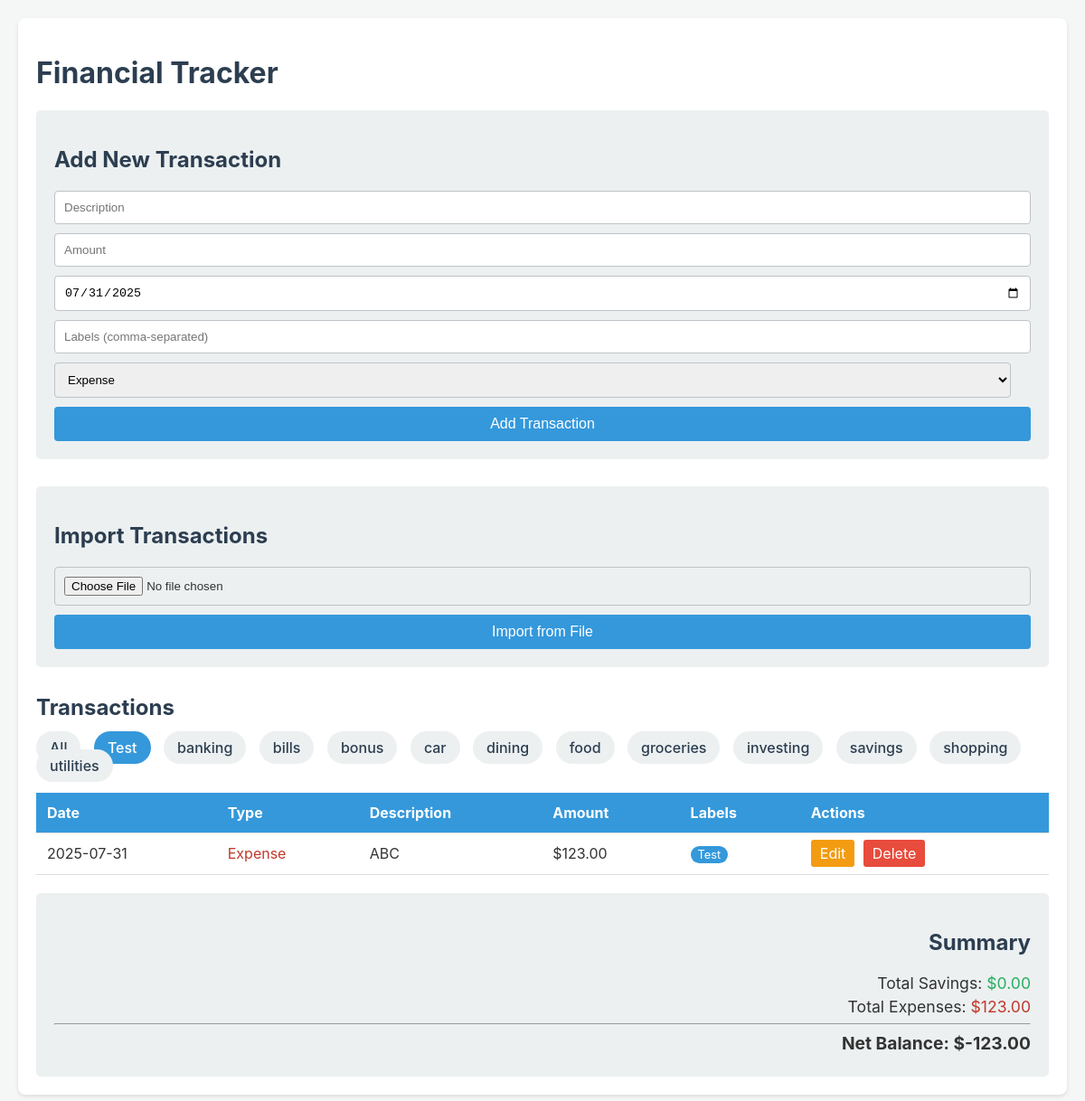
Page /?label=Test on the committed database.
### tables this page shows
CREATE TABLE labels (
                id INTEGER PRIMARY KEY AUTOINCREMENT,
                name TEXT NOT NULL UNIQUE
            );

CREATE TABLE transactions (
                id INTEGER PRIMARY KEY AUTOINCREMENT,
                type TEXT NOT NULL CHECK(type IN ('expense', 'saving')),
                description TEXT NOT NULL,
                amount REAL NOT NULL,
                transaction_date TEXT,
                timestamp DATETIME DEFAULT CURRENT_TIMESTAMP
            );

### app.py (the view)
@app.route('/')
def index():
    label_filter = request.args.get('label')
    transactions = get_transactions_db(label_filter=label_filter)
    labels = get_all_labels_db()
    total_savings = sum(t['amount'] for t in transactions if t['type'] == 'saving')
    total_expenses = sum(t['amount'] for t in transactions if t['type'] == 'expense')
    net_balance = total_savings - total_expenses
    totals = {
        'savings': total_savings,
        'expenses': total_expenses,
        'net': net_balance
    }
    today = datetime.date.today().isoformat()
    return render_template('index.html', transactions=transactions, totals=totals, today=today, labels=labels, selected_label=label_filter)

### app.py (called while the page is built)
def create_connection():
    conn = None
    try:
        conn = sqlite3.connect('finance.db', check_same_thread=False)
    except Error as e:
        print(e)
    return conn

def get_all_labels_db():
    conn = create_connection()
    try:
        conn.row_factory = sqlite3.Row
        cur = conn.cursor()
        cur.execute("SELECT id, name FROM labels ORDER BY name")
        rows = cur.fetchall()
        return rows
    except Error as e:
        print(f"Failed to retrieve labels: {e}")
        return []
    finally:
        if conn:
            conn.close()

### templates/index.html (shortened to what this page needs)
<!DOCTYPE html>
<html lang="en">
<head>
</head>
<body>
    <div class="container">
        <h1>Financial Tracker</h1>
        <form action="/add" method="post">
            <h2>Add New Transaction</h2>
            <input type="text" name="description" placeholder="Description" required>
            <input type="number" name="amount" placeholder="Amount" step="0.01" min="0.01" required>
            <input type="date" name="transaction_date" value="{{ today }}" required>
            <input type="text" name="labels" placeholder="Labels (comma-separated)">
            <select name="type">
                <option value="expense">Expense</option>
            </select>
            <button type="submit">Add Transaction</button>
        </form>
        <form action="/import" method="post" enctype="multipart/form-data">
            <h2>Import Transactions</h2>
            <input type="file" name="file" accept=".json,.csv" required>
            <button type="submit">Import from File</button>
        </form>
        <h2>Transactions</h2>
        <div class="filter-container">
            <a href="{{ url_for('index') }}" class="{{ 'active' if not selected_label else '' }}">All</a>
            {% for label in labels %}
            <a href="{{ url_for('index', label=label.name) }}" class="{{ 'active' if selected_label == label.name else '' }}">{{ label.name }}</a>
            {% endfor %}
        </div>
        <table>
            <thead>
                <tr>
                    <th>Date</th>
                    <th>Type</th>
                    <th>Description</th>
                    <th>Amount</th>
                    <th>Labels</th>
                    <th>Actions</th>
                </tr>
            </thead>
            <tbody>
                {% for transaction in transactions %}
                <tr>
                    <td>{{ transaction.transaction_date }}</td>
                    <td class="{{ transaction.type }}">{{ transaction.type.capitalize() }}</td>
                    <td>{{ transaction.description }}</td>
                    <td>${{ "%.2f"|format(transaction.amount) }}</td>
                    <td>
                        {% if transaction.labels %}
                            {% for label in transaction.labels.split(',') %}
                                <span class="label">{{ label }}</span>
                            {% endfor %}
                        {% endif %}
                    </td>
                    <td class="actions">
                        <a href="{{ url_for('edit_transaction_route', trans_id=transaction.id) }}" class="edit-btn">Edit</a>
                        <a href="{{ url_for('delete_transaction_route', trans_id=transaction.id) }}" class="delete-btn" onclick="return confirm('Are you sure you want to delete this item?');">Delete</a>
                    </td>
                </tr>
                {% endfor %}
            </tbody>
        </table>
        <div class="summary">
            <h2>Summary</h2>
            <p>Total Savings: <span class="saving">${{ "%.2f"|format(totals.savings) }}</span></p>
            <p>Total Expenses: <span class="expense">${{ "%.2f"|format(totals.expenses) }}</span></p>
            <hr>
            <p class="net-balance">Net Balance: <span>${{ "%.2f"|format(totals.net) }}</span></p>
        </div>
    </div>
</body>
</html>

### templates/index.html (style rules this page uses)
body { font-family: -apple-system, BlinkMacSystemFont, "Segoe UI", Roboto, "Helvetica Neue", Arial, sans-serif; background-color: #f4f7f6; color: #333; margin: 0; padding: 20px; }
.container { max-width: 1300px; margin: auto; background: #fff; padding: 20px; border-radius: 8px; box-shadow: 0 2px 4px rgba(0,0,0,0.1); }
h1, h2 { color: #2c3e50; }
form { margin-bottom: 30px; padding: 20px; background-color: #ecf0f1; border-radius: 5px; }
form input, form select { width: calc(100% - 22px); padding: 10px; margin-bottom: 10px; border: 1px solid #bdc3c7; border-radius: 4px; }
form button { width: 100%; padding: 10px; border: none; background-color: #3498db; color: white; font-size: 16px; border-radius: 4px; cursor: pointer; }
table { width: 100%; border-collapse: collapse; margin-bottom: 20px; }
th, td { text-align: left; padding: 12px; border-bottom: 1px solid #ddd; }
th { background-color: #3498db; color: white; }
.expense { color: #c0392b; }
.saving { color: #27ae60; }
.summary { padding: 20px; background: #ecf0f1; border-radius: 5px; text-align: right; }
.summary p { margin: 5px 0; font-size: 1.1em; }
.summary .net-balance { font-weight: bold; font-size: 1.2em; }
.actions a { text-decoration: none; padding: 5px 10px; margin-right: 5px; border-radius: 3px; color: white; }
.edit-btn { background-color: #f39c12; }
.delete-btn { background-color: #e74c3c; }
.label { display: inline-block; background-color: #3498db; color: white; padding: 2px 8px; border-radius: 12px; font-size: 0.8em; margin-right: 4px; }
.filter-container { margin-bottom: 20px; }
.filter-container a { text-decoration: none; padding: 8px 15px; margin-right: 10px; border-radius: 20px; background-color: #ecf0f1; color: #2c3e50; font-weight: 500; }
.filter-container a.active { background-color: #3498db; color: white; }

### rows in the picture
labels: name "Test"
labels: name "banking"
labels: name "bills"
labels: name "bonus"
labels: name "car"
labels: name "dining"
labels: name "food"
labels: name "groceries"
labels: name "investing"
labels: name "savings"
labels: name "shopping"
labels: name "utilities"
transactions: amount "123.00", label "Test"

### other values in the picture
{{ "%.2f"|format(totals.savings) }} "0.00"
{{ "%.2f"|format(totals.expenses) }} "123.00"
{{ "%.2f"|format(totals.net) }} "-123.00"
